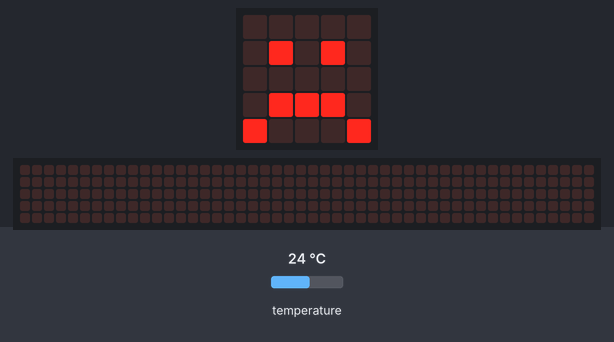
The program below on a simulated BBC micro:bit (MakeCode). Parts: the board's 5×5 LED display, a strip that is not on the board, showing the scrolling text unrolled. The test bench sets the inputs (shaded band); at power-on: temperature 24 °C. The 48×5 strip is a reading aid, not a part: it shows the text the display is scrolling, unrolled, one strip-width of it at a time.

Above: at 0.5 s.
At 4.3 s:
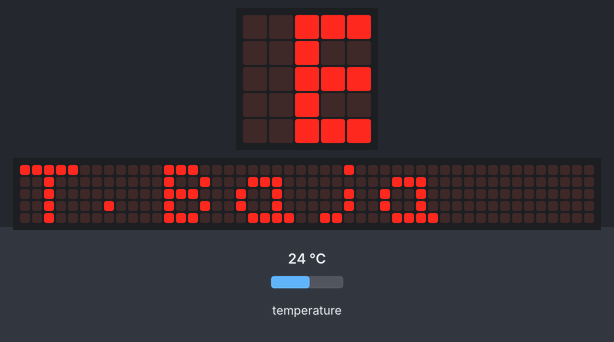
4.4 s: temperature set to 25.5 °C
At 8.52 s:
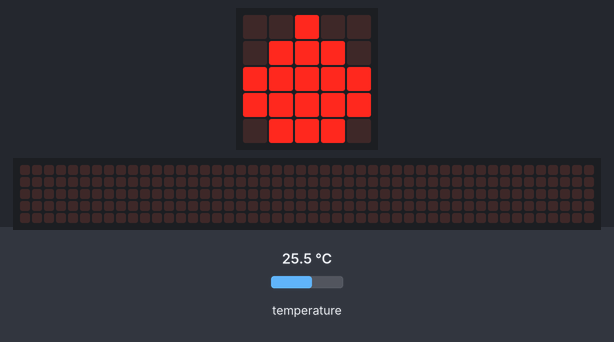
10.2 s: temperature set to 26.5 °C
At 10.39 s:
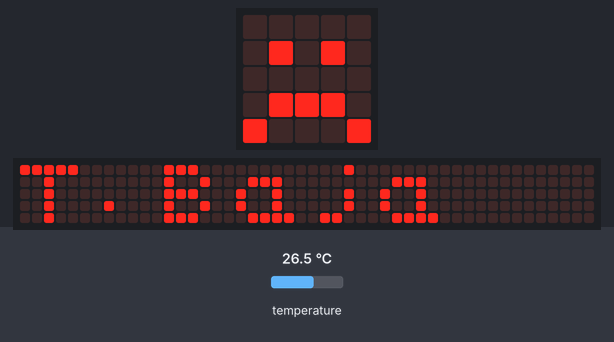

Measured:
- the behaviour switches between 25.9 and 26 °C on temperature (found by bisection; images 2 and 3)
- what the display in image 0 shows lasts 1.6 s, from 0.4 s to 2.0 s
- what the display in image 2 shows lasts 0.4 s, from 8.3 s to 8.7 s

The program:

main.ts
```typescript
basic.forever(function () {
    if (input.temperature() > 34) {
        basic.showLeds(`
            . . # . .
            . # # # .
            # # # # #
            # # # # #
            . # # # .
            `)
        basic.showIcon(IconNames.Sad)
        basic.pause(1000)
        basic.showString("T.Alta")
    }
    if (input.temperature() < 26) {
        basic.showLeds(`
            . . # . .
            . # # # .
            # # # # #
            # # # # #
            . # # # .
            `)
        basic.showIcon(IconNames.Sad)
        basic.pause(1000)
        basic.showString("T.Baja")
    }
    if (input.temperature() >= 26) {
        basic.showLeds(`
            . . # . .
            . # # # .
            # # # # #
            # # # # #
            . # # # .
            `)
        basic.showIcon(IconNames.Happy)
        basic.pause(1000)
        basic.showString("T.normal")
    }
})
```

test.ts
```typescript
// aquí va el archivo "tests"; esto no se compilará cuando este paquete se utilice como una extensión.
```
